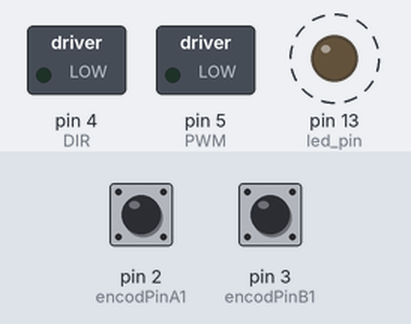
Bench run of a sketch on a simulated Arduino Uno, built with avr-gcc and run on an emulated ATmega328P. On the bench: switched loads named in the sketch (green lamp = pin HIGH), output pins drawn as LEDs (lit = HIGH). Dashed ring = blinking. The inputs (shaded band) are chosen by the test bench; at power-on: pin 2 (encodPinA1) HIGH, pin 3 (encodPinB1) HIGH. Pins used as bus, display or sensor lines are not drawn; what the sketch prints to the serial monitor is not drawn.

Above: at 0.01 s.
At 1.26 s:
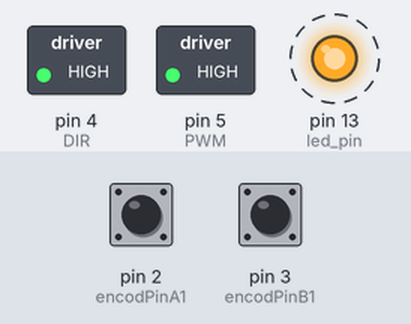
1.3 s: pin 2 (encodPinA1) pulled LOW for 1 s
Timing chart, 0 to 10.3 s (numbered marks = the images above; inputs shaded):
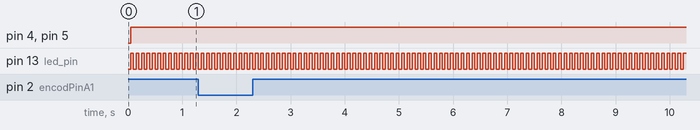

The sketch:

20221205_Feedforward.ino
```cpp
#include <MsTimer2.h>
#define encodPinA1      2
#define encodPinB1      3                       // Quadrature encoder B pin
#define check_pin       11
#define DIR 4
#define PWM 5
volatile int32_t encoderPos = 0;
volatile int32_t encoderPos_old = 0;
int32_t target_Pos = 0;
int32_t pos_error = 0;
int32_t pos_error_d = 0;
int32_t pos_error_old = 0;

float P = 0.4;
float Pd = 1.0;
float Pi = 0.5;

int pid_pwm = 0;
float pos_error_sum = 0;

#if ARDUINO >= 100
const int led_pin = LED_BUILTIN;   // 1.0 built in LED pin var
#else
const int led_pin = 13;         // default to pin 13
#endif

void encoder_read()
{
  delayMicroseconds(5);
  if(digitalRead(encodPinB1)==LOW)    encoderPos++;
  else                                 encoderPos--;
}
void interrupt_setup(void)
{
  pinMode(encodPinA1, INPUT_PULLUP);
  pinMode(encodPinB1, INPUT_PULLUP);
  attachInterrupt(0, encoder_read, RISING);
}

void timer()
{
  static boolean output = HIGH;
  digitalWrite(check_pin, HIGH);
  digitalWrite(led_pin, output);
  //interrupt 실행 debuging
  output = !output;

  pos_error = target_Pos - encoderPos;
  pos_error_d = pos_error - pos_error_old;
  pos_error_sum += pos_error;
  pos_error_sum = (pos_error_sum > 50) ? 50 : pos_error_sum;
  pos_error_sum = (pos_error_sum < -50) ? -50 : pos_error_sum;
  pid_pwm = (P * pos_error) + (Pd * pos_error_d) + (Pi * pos_error_sum);
  //pid_pwm = (pid_pwm>=255) ? 255 : pid_pwm;
  pid_pwm = Feedforward(pid_pwm,pos_error,0.1);

  if(fabs(pos_error)<=2) pos_error_sum = 0;
  if(pid_pwm > 0) motor_control(1,pid_pwm);
  else if(pid_pwm <= 0) motor_control(-1,-pid_pwm);
  encoderPos_old = encoderPos;
  pos_error_old = pos_error;
  digitalWrite(check_pin, LOW); //항상 시작과 끝에 있어야됨
}

int Feedforward(int pwm,int32_t error_pos, double percent)
{
  pwm = (error_pos >= (double)target_Pos * percent) ? 255 : pwm;
  return pwm;
}

void motor_control(int Direction, int pwm)
{
  pwm = (pwm>=255) ? 255 : pwm;
  switch(Direction)
  {
    case 1:
      digitalWrite(DIR,HIGH);
      analogWrite(PWM,pwm);
      break;

    case 0:
      digitalWrite(DIR,LOW);
      analogWrite(PWM,0);
      break;

    case -1:
      digitalWrite(DIR,LOW);
      analogWrite(PWM,pwm);
      break;
  }
}

void setup()
{
  pinMode(led_pin, OUTPUT);
  pinMode(check_pin, OUTPUT);
  pinMode(DIR,OUTPUT);
  pinMode(PWM,OUTPUT);
  MsTimer2::set(50, timer); // 500ms period
  MsTimer2::start();
  interrupt_setup();
  Serial.begin(115200);
  Serial.println("Pos,pos_error,pwm");
  target_Pos = 1500;
}

void loop()
{
  if(fabs(pid_pwm) >= 0){
    Serial.print(encoderPos);
    Serial.print(", ");
    Serial.print(pos_error);
    Serial.print(", ");
    Serial.print(pid_pwm);
    Serial.print(", ");
    Serial.println(pos_error_sum);
  }
}
```

Measured:
- by itself, pin 13 (led_pin): alternates HIGH for 0.05 s and LOW for 0.05 s
